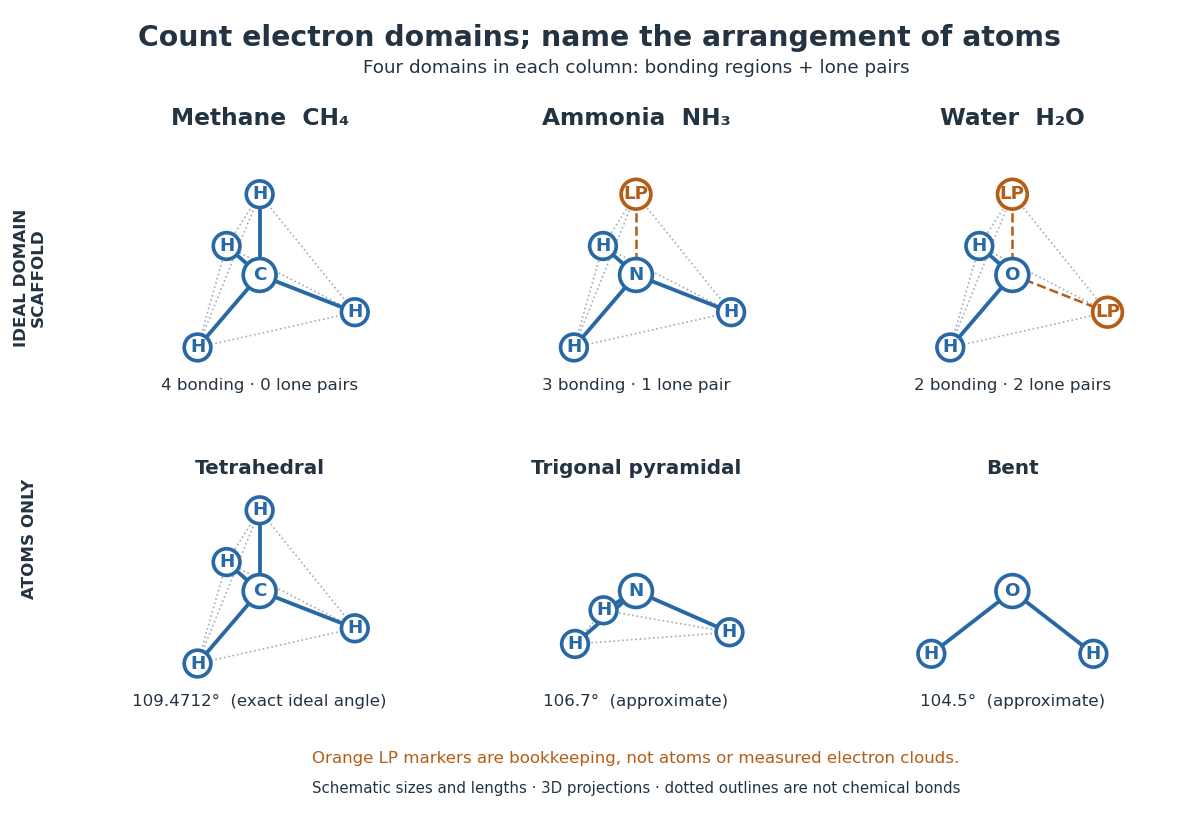

The Python source for this figure:
"""Compare ideal electron-domain bookkeeping with three molecular geometries.

Original constructions, not measured atom positions or electron densities.
Angles: ideal tetrahedron exactly; NH3 106.67 degrees and H2O 104.4776
degrees from the NIST CCCBDB experimental entries cited in chemistry.bigb.
Lengths and sphere sizes are arbitrary; orthographic projections alter angles.
Tested with Python 3.14.4, NumPy 2.3.5 and Matplotlib 3.10.7.
Run from _media with MPLCONFIGDIR=/tmp/codex-wiki-matplotlib.
Write the opaque white same-basename PNG to the current working directory.
"""

from itertools import combinations
from pathlib import Path

import matplotlib

matplotlib.use("Agg")
import matplotlib.pyplot as plt
from matplotlib.patches import Circle
import numpy as np

BLUE = "#2868a5"
ORANGE = "#b45d16"
INK = "#243342"
GREY = "#a4adb7"


def pyramid(angle):
    """Three unit bonds with equal pair angles; nitrogen is at the origin."""
    c = np.sqrt((1 + 2 * np.cos(np.deg2rad(angle))) / 3)
    radius = np.sqrt(1 - c * c)
    phi = np.deg2rad([10, 130, 250])
    return np.column_stack((radius * np.cos(phi), radius * np.sin(phi),
                            np.full(3, -c)))


def projection(points, elevation=38):
    # Looking slightly down on the triangular base retains its depth.
    elevation = np.deg2rad(elevation)
    return np.column_stack((points[:, 0], points[:, 2] * np.cos(elevation)
                            - points[:, 1] * np.sin(elevation)))


def atom(ax, xy, label, colour, radius=0.14):
    ax.add_patch(Circle(xy, radius, fc="white", ec=colour, lw=2.2, zorder=5))
    ax.text(*xy, label, ha="center", va="center", color=colour,
            fontsize=11, weight="bold", zorder=6)


def draw(ax, points, labels, centre, guides=False, colour=BLUE, elevation=38):
    xy = projection(points, elevation)
    if guides:
        for i, j in combinations(range(len(xy)), 2):
            ax.plot(xy[[i, j], 0], xy[[i, j], 1], ":", color=GREY, lw=1)
    for point, label in zip(xy, labels):
        lp = label == "LP"
        ax.plot([0, point[0]], [0, point[1]], color=ORANGE if lp else BLUE,
                lw=1.5 if lp else 2.3, ls="--" if lp else "-", zorder=2)
        atom(ax, point, label, ORANGE if lp else BLUE,
             radius=0.145 if lp else 0.13)
    atom(ax, (0, 0), centre, colour, radius=0.16)
    ax.set(xlim=(-1.28, 1.28), ylim=(-1.16, 1.25), aspect="equal")
    ax.axis("off")


def main():
    plt.rcParams.update({"font.family": "DejaVu Sans", "font.size": 11,
                         "text.color": INK})
    ideal = np.vstack(([0, 0, 1], pyramid(np.rad2deg(np.arccos(-1 / 3)))))
    ammonia = pyramid(106.67)
    half = np.deg2rad(104.4776 / 2)
    # Water uses a face-on view so its one labelled angle is undistorted.
    water = np.array([[-np.sin(half), 0, -np.cos(half)],
                      [np.sin(half), 0, -np.cos(half)]])
    fig, axes = plt.subplots(2, 3, figsize=(10, 6.8), facecolor="white")
    fig.subplots_adjust(left=0.08, right=0.98, bottom=0.13, top=0.82,
                        hspace=0.28, wspace=0.15)
    fig.suptitle("Count electron domains; name the arrangement of atoms", y=0.97,
                 fontsize=17, weight="bold")
    fig.text(0.53, 0.91, "Four domains in each column: bonding regions + lone pairs",
             ha="center", fontsize=11)
    titles = ["Methane  CH₄", "Ammonia  NH₃", "Water  H₂O"]
    centres = ["C", "N", "O"]
    domain_labels = [["H"] * 4, ["LP", "H", "H", "H"],
                     ["LP", "LP", "H", "H"]]
    counts = ["4 bonding · 0 lone pairs", "3 bonding · 1 lone pair",
              "2 bonding · 2 lone pairs"]
    geometries = [ideal, ammonia, water]
    names = ["Tetrahedral", "Trigonal pyramidal", "Bent"]
    angles = ["109.4712°  (exact ideal angle)", "106.7°  (approximate)",
              "104.5°  (approximate)"]
    for col in range(3):
        draw(axes[0, col], ideal, domain_labels[col], centres[col], guides=True)
        axes[0, col].set_title(titles[col], fontsize=14, weight="bold", pad=13)
        axes[0, col].text(0, -1.12, counts[col], ha="center", fontsize=10)
        draw(axes[1, col], geometries[col], ["H"] * len(geometries[col]),
             centres[col], guides=col < 2, elevation=[38, 12, 0][col])
        axes[1, col].text(0, 1.14, names[col], ha="center", weight="bold", fontsize=12)
        axes[1, col].text(0, -1.12, angles[col], ha="center", fontsize=10)
    fig.text(0.025, 0.66, "IDEAL DOMAIN\nSCAFFOLD", rotation=90,
             ha="center", va="center", fontsize=10, weight="bold")
    fig.text(0.025, 0.34, "ATOMS ONLY", rotation=90,
             ha="center", va="center", fontsize=10, weight="bold")
    fig.text(0.53, 0.065, "Orange LP markers are bookkeeping, not atoms or measured electron clouds.",
             ha="center", fontsize=10, color=ORANGE)
    fig.text(0.53, 0.028, "Schematic sizes and lengths · 3D projections · dotted outlines are not chemical bonds",
             ha="center", fontsize=9, color=INK)
    fig.savefig(Path(__file__).stem + ".png", dpi=120, facecolor="white",
                transparent=False)
    plt.close(fig)


if __name__ == "__main__":
    main()
